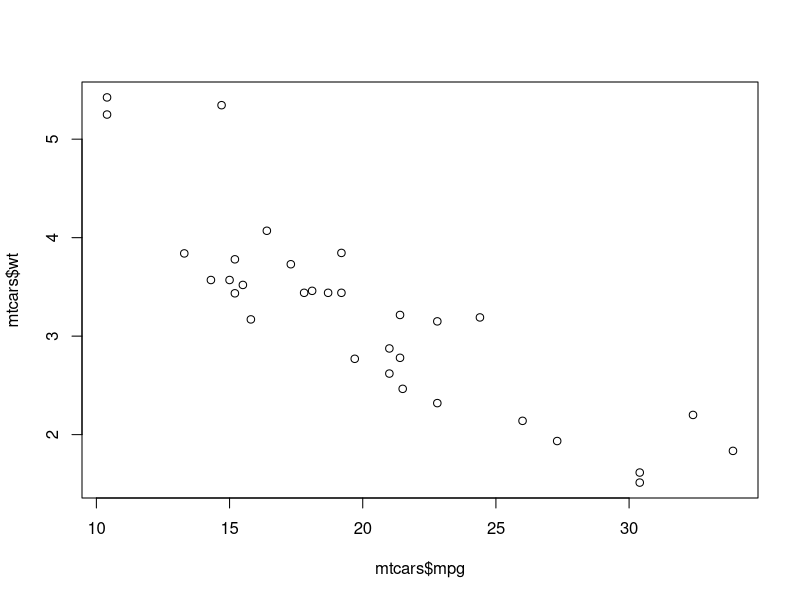
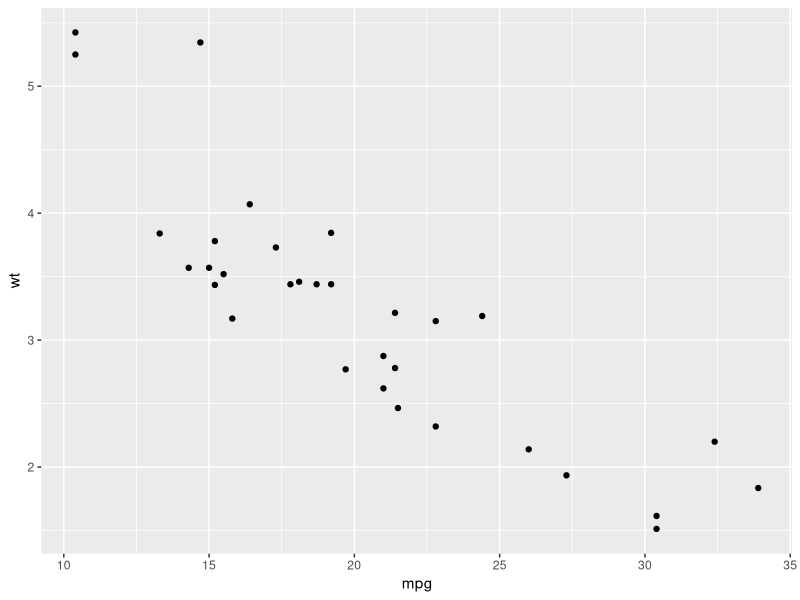

The R script that drew these images, in order:
### Kyle Chung <alienatio@pixnet.net>
### Data visualization exercise


library(ggplot2)
data()
str(mtcars)
plot(mtcars$mpg, mtcars$wt)
qplot(mpg, wt, data=mtcars)